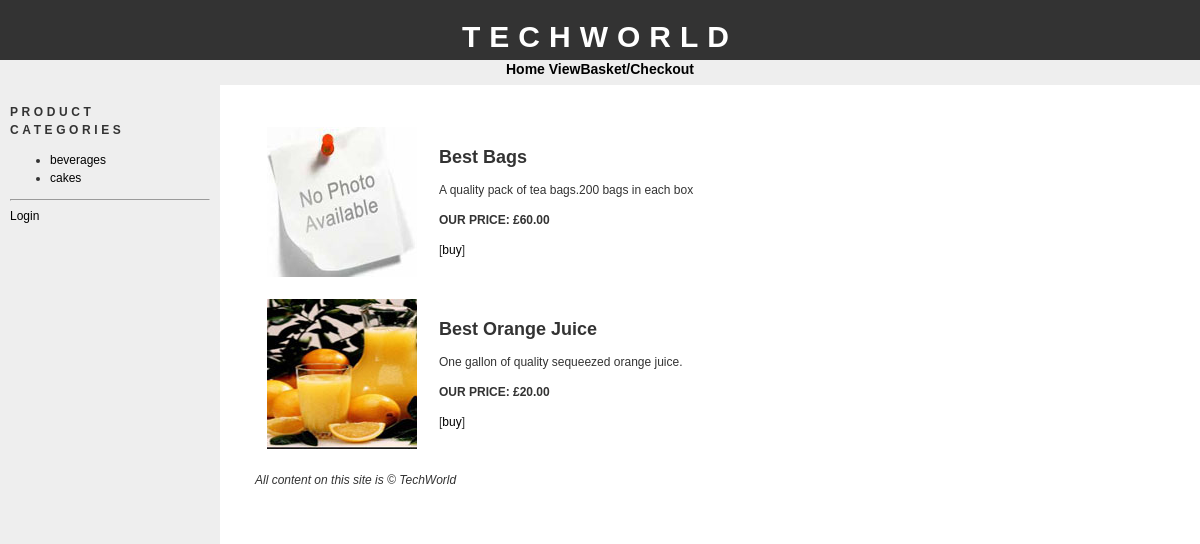
Screenshot of /products.php?id=1 with the database file from the repository.
### tables this page shows
CREATE TABLE IF NOT EXISTS `categories` (
  `id` tinyint(4) NOT NULL AUTO_INCREMENT,
  `name` varchar(100) NOT NULL,
  PRIMARY KEY (`id`)
);

CREATE TABLE IF NOT EXISTS `products` (
  `id` int(11) NOT NULL AUTO_INCREMENT,
  `cat_id` tinyint(4) NOT NULL,
  `name` varchar(150) NOT NULL,
  `description` text NOT NULL,
  `image` varchar(30) NOT NULL,
  `price` float NOT NULL,
  PRIMARY KEY (`id`)
);

### connection.php (called while the page is built, shortened)
<?php
$config_sitename = "TechWorld";
$config_basedir = "http://localhost/cart/";

### products.php (the view, shortened to what this page needs)
<?php
	require("connection.php");
	require("functions.php");
	require("header.php");
	$sql = "SELECT * FROM products WHERE cat_id = ". $_GET['id'].";";
	$result = mysqli_query($conn,$sql);
	$rows = mysqli_num_rows($result);
	if($rows == 0){
		echo "<h1>No Products</h1>";
		echo "Sorry, There's No products in this category.";
		}else{
		echo "<table cellpadding='10'>";
while($row = mysqli_fetch_assoc($result))
{
echo "<tr>";
if(empty($row['image'])) {
echo "<td><img
src='./productimages/dummy.jpg' alt='". $row['name'] . "'></td>";
}
else {
echo "<td><img src='./productimages/" . $row['image']. "' alt='". $row['name'] . "'></td>";
}
echo "<td>";
echo "<h2>" . $row['name'] . "</h2>";
echo "<p>" . $row['description'];
echo "<p><strong>OUR PRICE: &pound;". sprintf('%.2f', $row['price']) . "</strong>";
echo "<p>[<a href='addtobasket.php?id=". $row['id'] . "'>buy</a>]";
echo "</td>";
echo "</tr>";
}
echo "</table>";
}
require("footer.php");
?>

### header.php (shortened to what this page needs)
<?php
	require("connection.php");
?>
<!DOCTYPE HTML PUBLIC "-//W3C//DTD HTML 4.01 Transitional//EN"
"http://www.w3.org/TR/html4/loose.dtd">
<head>
<link href="css/stylesheet.css" rel="stylesheet" type="text/css">
</head>
<body>
<div id = "header">
<h1><?php echo $config_sitename;?></h1>
</div>
<div id = "menu">
<a href = "<?php echo $config_basedir;?>" > Home </a>
<a href = "<?php echo $config_basedir;?>showcart.php">ViewBasket/Checkout</a></div>
<div id = "container">
<div id = "bar">
<?php
	require("bar.php");
	echo "<hr>";
	if(isset($_SESSION['SESS_LOGGEDIN'])){
		echo "Logged in as <strong>" . $_SESSION['SESS_USERNAME']. "</strong>[<a href='" . $config_basedir. "logout.php'>logout</a>]";
	}
	else
	{
	echo "<a href='". $config_basedir . "login.php'>Login</a>";
	}
?>
</div>
<div id = "main">

### bar.php
<h1>Product Categories</h1>
<ul>
<?php
require("connection.php");
$sql = "SELECT * FROM categories;";
$result = mysqli_query($conn,$sql);
while($row = mysqli_fetch_assoc($result))
{
echo "<li><a href='" . $config_basedir. "products.php?id=" . $row['id'] . "'>". $row['name'] . "</a></li>";
}
?>
</ul>

### footer.php (shortened to what this page needs)
<?php
echo "<p><i>All content on this site is &copy; "
. $config_sitename . "</i></p>";
?>
</div>
</div>
</body>
</html>

### css/stylesheet.css (style rules this page uses)
body { font-family: "trebuchet ms", verdana, sans-serif; font-size: 12px; line-height: 1.5em; color: #333; background: #ffffff; margin: 0; padding: 0; text-align: center; width: 100%; }
p { margin-top: 10px; }
a:link { text-decoration: none; color: #000; }
img { border: 0; }
#container { position: absolute; top: 85px; left: 0px; background: #ffffff; margin: 0 auto 0 auto; text-align: left; width: 100%; height: 100%; }
#menu { font-family: "trebuchet ms", verdana, sans-serif; font-size: 14px; font-weight: bold; position: absolute; height: 27px; top: 60px; left: 0px; width: 100%; padding: 0px; color: #000000; background-color: #eee }
#header { position: absolute; top: 0px; left: 0px; height: 60px; width: 100%; background: #333; padding-top: 8px; }
#header h1 { font-size: 30px; text-transform: uppercase; letter-spacing: 0.3em; color: #fff; }
#main { margin: 15px 15px 15px 240px; padding: 15px 15px 15px 15px; background: #FFFFFF; }
#bar { float: left; width: 200px; background: #eee; z-index: 1; padding: 10px; margin-right: 30px; height: 100%; }
#bar h1 { font-size: 12px; text-transform: uppercase; letter-spacing: 0.3em; }

### rows the page displays
categories: name "beverages"
categories: name "cakes"
products: name "Best Bags", description "A quality pack of tea bags.200 bags in each box", price "60.00"
products: image (picture), name "Best Orange Juice", description "One gallon of quality sequeezed orange juice.", price "20.00"

### other values shown
$config_sitename "TECHWORLD"
$config_sitename "TechWorld"
